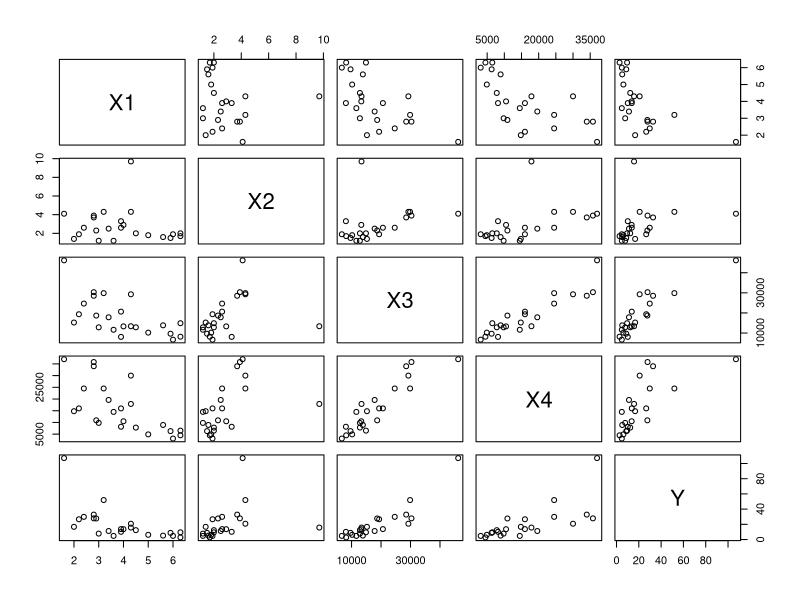
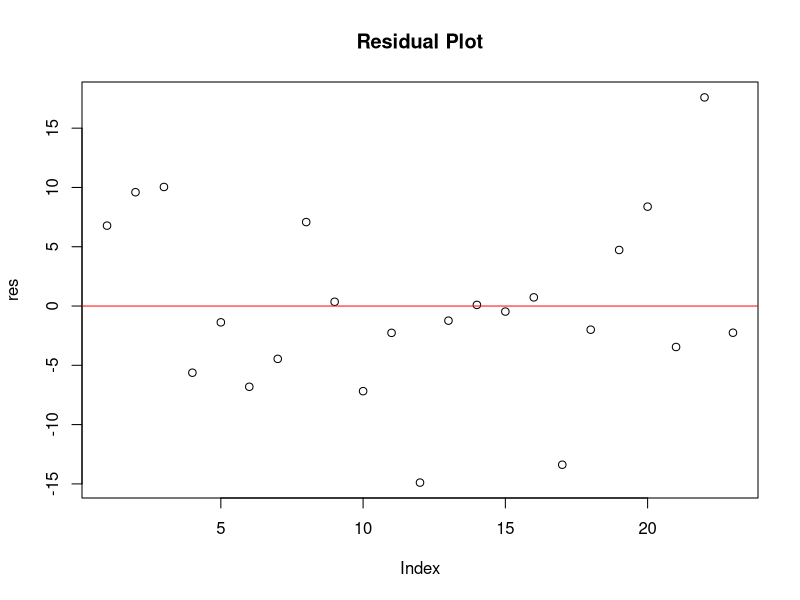
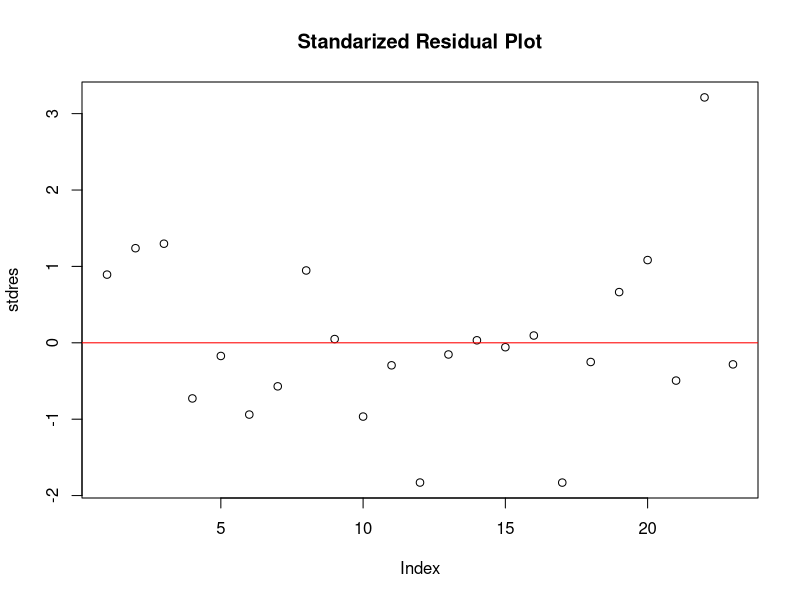
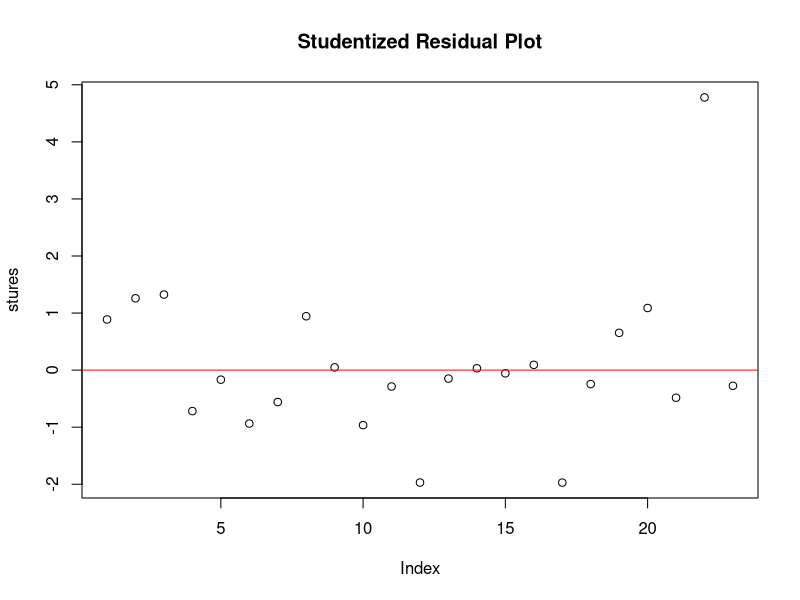
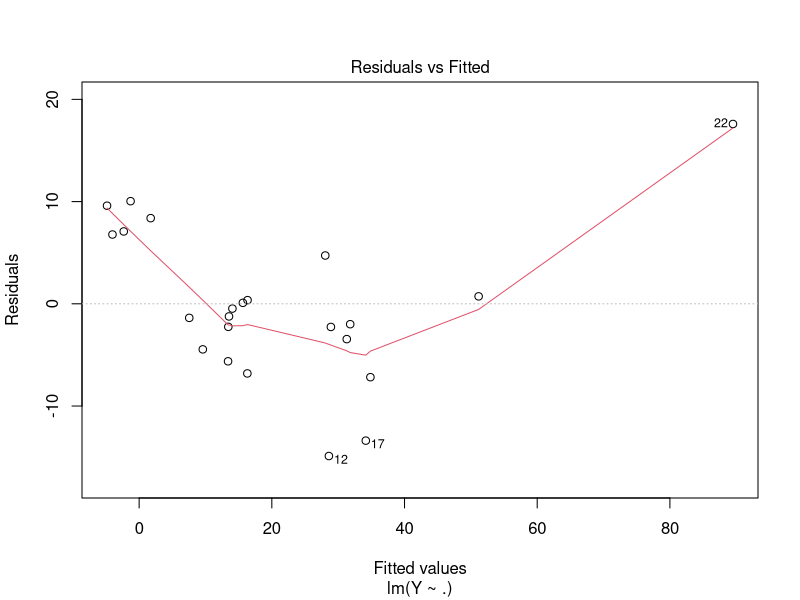
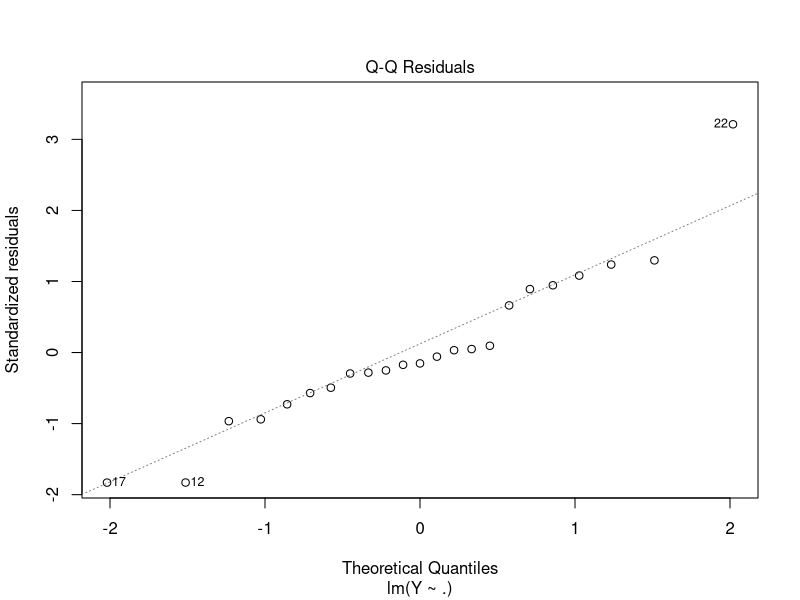
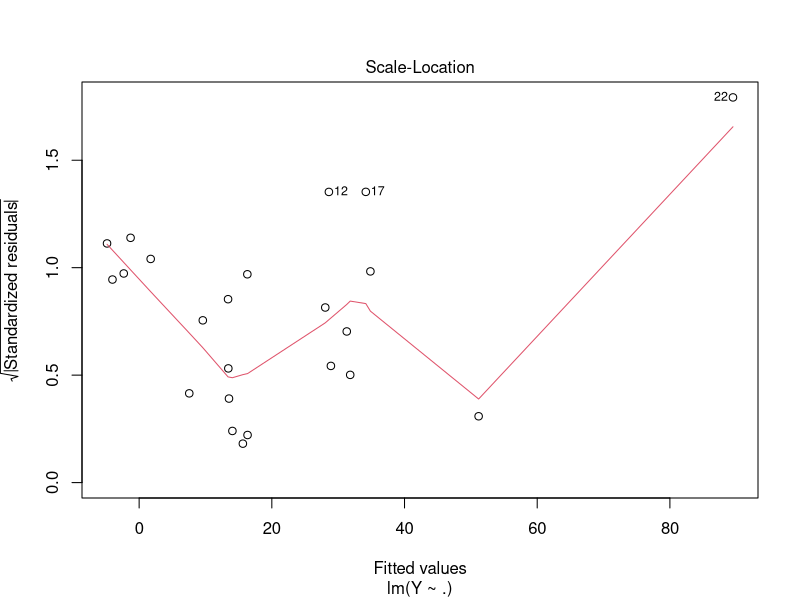
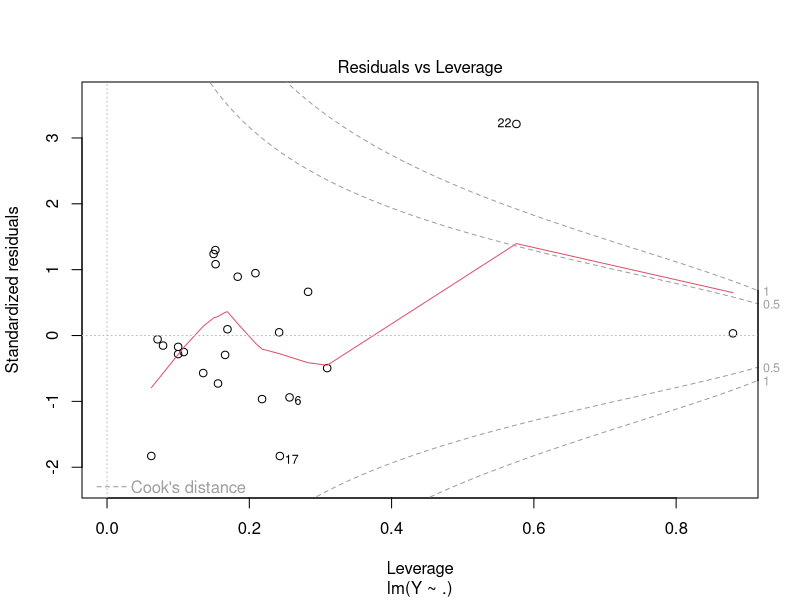

Reproduce these figures in R, in order.
## ---- chunk 1
knitr::opts_chunk$set(echo = TRUE)
## ---- chunk 2
library(robustbase)
data(aircraft)
## ---- chunk 3
pairs(aircraft)
## ---- chunk 4
ols <- lm(Y~., data = aircraft)
summary(ols)
## ---- chunk 5
library(MASS)

res <- resid(ols)
plot(res, main = "Residual Plot")
abline(h=0, col='red')

stdres <- rstandard(ols)
# Point with large standarized residual
stdres[stdres>=2 | stdres<= -2]
plot(stdres, main = "Standarized Residual Plot")
abline(h=0, col='red')

stures <- studres(ols)
# point with large studentized residual
stures[stures>=3 | stures<= -3]
plot(stures, main = "Studentized Residual Plot")
abline(h=0, col='red')

# Points with high leverage
leverage <- hatvalues(ols)
leverage[leverage>0.5]

# Point with high cooks distance
cooks.distance(ols)[cooks.distance(ols)>=1]

plot(ols)
## ---- chunk 6
huber <- rlm(Y~., data = aircraft, maxit=50)
summary(huber)
plot(huber$residuals)
huber$residuals[huber$residuals> 20 | huber$residuals< -20]


tukey <- rlm(Y~., psi = psi.bisquare, maxit=50, data = aircraft)
summary(tukey)
plot(tukey$residuals)
tukey$residuals[tukey$residuals> 20 | tukey$residuals< -20]
## ---- chunk 7
lms <- lqs(Y~., data = aircraft, method = "lms")
lms
plot(lms$residuals)
lms$residuals[lms$residuals> 20 | lms$residuals< -20]
## ---- chunk 8
lts <- lqs(Y~., data = aircraft)
lts
plot(lts$residuals)
lts$residuals[lts$residuals> 20 | lts$residuals< -20]
## ---- chunk 9
mm <- rlm(Y~., data = aircraft, method = "MM")
summary(mm)
plot(mm$residuals)
mm$residuals[mm$residuals> 20 | mm$residuals< -20]
## ---- chunk 10
library(quantreg)
lad <- rq(Y~., data = aircraft, tau = 0.5)
summary(lad)
plot(lad$residuals)
lad$residuals[lad$residuals> 15 | lad$residuals< -15]
## ---- chunk 11
ridge <- lm.ridge(Y~., data = aircraft, lambda = seq(0, 10, 0.001))
plot(ridge)
select(ridge)
ridge.fit <- lm.ridge(Y~., data = aircraft,lambda = c(0.09351538, 0.3365202, 0.067))
ols$coefficients
ridge.fit
